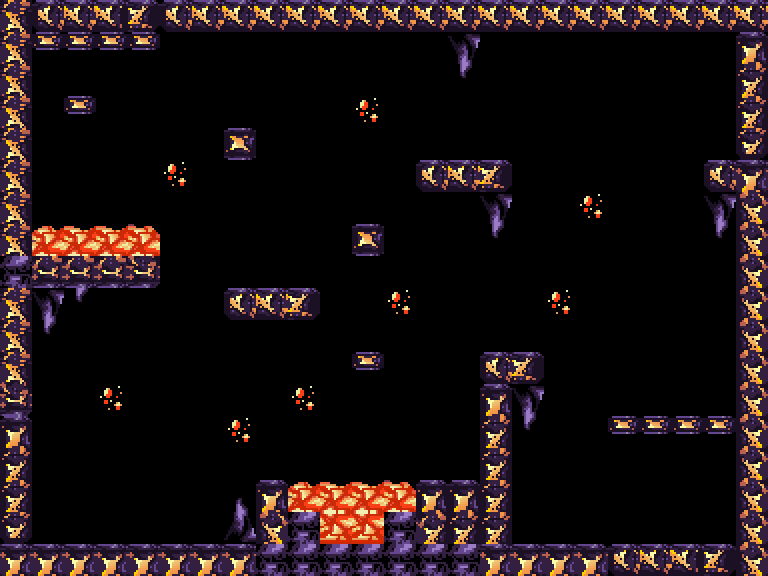

Tiled map render using the project's own tile images. Description and the whole map definition, tile-layer contents included, below:
An orthogonal 24x18 tile map with 32x32 px tiles, 8 tile layers (decor, blocks, hazards, platforms, ...) and 14 objects (7x saw, 2x red, playerSpawn, playerSpawnLeft, playerSpawnUp, ...).

<map version="1.5" tiledversion="1.6.0" orientation="orthogonal" renderorder="right-down" width="24" height="18" tilewidth="32" tileheight="32" infinite="0" nextlayerid="12" nextobjectid="16">
 <editorsettings>
  <export target="lavaUpRightDownLeftHard.json" format="json" />
 </editorsettings>
 <tileset firstgid="1" name="lavaTileset" tilewidth="32" tileheight="32" tilecount="196" columns="14">
  <image source="lavaTileset.png" width="448" height="448" />
  <tile id="0">
   <properties>
    <property name="collides" type="bool" value="true" />
   </properties>
  </tile>
  <tile id="1">
   <properties>
    <property name="collides" type="bool" value="true" />
   </properties>
  </tile>
  <tile id="2">
   <properties>
    <property name="collides" type="bool" value="true" />
   </properties>
  </tile>
  <tile id="3">
   <properties>
    <property name="collides" type="bool" value="true" />
   </properties>
  </tile>
  <tile id="4">
   <properties>
    <property name="collides" type="bool" value="true" />
   </properties>
  </tile>
  <tile id="5">
   <properties>
    <property name="collides" type="bool" value="false" />
   </properties>
  </tile>
  <tile id="6">
   <properties>
    <property name="collides" type="bool" value="false" />
   </properties>
  </tile>
  <tile id="7">
   <properties>
    <property name="collides" type="bool" value="false" />
   </properties>
  </tile>
  <tile id="8">
   <properties>
    <property name="collides" type="bool" value="false" />
   </properties>
  </tile>
  <tile id="9">
   <properties>
    <property name="collides" type="bool" value="false" />
   </properties>
  </tile>
  <tile id="14">
   <properties>
    <property name="collides" type="bool" value="true" />
   </properties>
  </tile>
  <tile id="15">
   <properties>
    <property name="collides" type="bool" value="true" />
   </properties>
  </tile>
  <tile id="16">
   <properties>
    <property name="collides" type="bool" value="true" />
   </properties>
  </tile>
  <tile id="17">
   <properties>
    <property name="collides" type="bool" value="true" />
   </properties>
  </tile>
  <tile id="18">
   <properties>
    <property name="collides" type="bool" value="true" />
   </properties>
  </tile>
  <tile id="19">
   <properties>
    <property name="collides" type="bool" value="false" />
   </properties>
  </tile>
  <tile id="20">
   <properties>
    <property name="collides" type="bool" value="true" />
   </properties>
  </tile>
  <tile id="21">
   <properties>
    <property name="collides" type="bool" value="true" />
   </properties>
  </tile>
  <tile id="22">
   <properties>
    <property name="collides" type="bool" value="true" />
   </properties>
  </tile>
  <tile id="23">
   <properties>
    <property name="collides" type="bool" value="false" />
   </properties>
  </tile>
  <tile id="28">
   <properties>
    <property name="collides" type="bool" value="true" />
   </properties>
  </tile>
  <tile id="29">
   <properties>
    <property name="collides" type="bool" value="true" />
   </properties>
  </tile>
  <tile id="30">
   <properties>
    <property name="collides" type="bool" value="true" />
   </properties>
  </tile>
  <tile id="31">
   <properties>
    <property name="collides" type="bool" value="true" />
   </properties>
  </tile>
  <tile id="32">
   <properties>
    <property name="collides" type="bool" value="true" />
   </properties>
  </tile>
  <tile id="33">
   <properties>
    <property name="collides" type="bool" value="false" />
   </properties>
  </tile>
  <tile id="34">
   <properties>
    <property name="collides" type="bool" value="true" />
   </properties>
  </tile>
  <tile id="35">
   <properties>
    <property name="collides" type="bool" value="true" />
   </properties>
  </tile>
  <tile id="36">
   <properties>
    <property name="collides" type="bool" value="true" />
   </properties>
  </tile>
  <tile id="37">
   <properties>
    <property name="collides" type="bool" value="false" />
   </properties>
  </tile>
  <tile id="42">
   <properties>
    <property name="collides" type="bool" value="true" />
   </properties>
  </tile>
  <tile id="43">
   <properties>
    <property name="collides" type="bool" value="true" />
   </properties>
  </tile>
  <tile id="44">
   <properties>
    <property name="collides" type="bool" value="true" />
   </properties>
  </tile>
  <tile id="45">
   <properties>
    <property name="collides" type="bool" value="true" />
   </properties>
  </tile>
  <tile id="46">
   <properties>
    <property name="collides" type="bool" value="true" />
   </properties>
  </tile>
  <tile id="47">
   <properties>
    <property name="collides" type="bool" value="false" />
   </properties>
  </tile>
  <tile id="48">
   <properties>
    <property name="collides" type="bool" value="false" />
   </properties>
  </tile>
  <tile id="49">
   <properties>
    <property name="collides" type="bool" value="false" />
   </properties>
  </tile>
  <tile id="50">
   <properties>
    <property name="collides" type="bool" value="false" />
   </properties>
  </tile>
  <tile id="51">
   <properties>
    <property name="collides" type="bool" value="false" />
   </properties>
  </tile>
  <tile id="56">
   <properties>
    <property name="collides" type="bool" value="true" />
   </properties>
  </tile>
  <tile id="57">
   <properties>
    <property name="collides" type="bool" value="true" />
   </properties>
  </tile>
  <tile id="58">
   <properties>
    <property name="collides" type="bool" value="true" />
   </properties>
  </tile>
  <tile id="59">
   <properties>
    <property name="collides" type="bool" value="true" />
   </properties>
  </tile>
  <tile id="60">
   <properties>
    <property name="collides" type="bool" value="true" />
   </properties>
  </tile>
  <tile id="61">
   <properties>
    <property name="collides" type="bool" value="false" />
   </properties>
  </tile>
  <tile id="62">
   <properties>
    <property name="collides" type="bool" value="true" />
   </properties>
  </tile>
  <tile id="63">
   <properties>
    <property name="collides" type="bool" value="true" />
   </properties>
  </tile>
  <tile id="64">
   <properties>
    <property name="collides" type="bool" value="false" />
   </properties>
  </tile>
  <tile id="70">
   <properties>
    <property name="collides" type="bool" value="true" />
   </properties>
  </tile>
  <tile id="71">
   <properties>
    <property name="collides" type="bool" value="true" />
   </properties>
  </tile>
  <tile id="72">
   <properties>
    <property name="collides" type="bool" value="true" />
   </properties>
  </tile>
  <tile id="73">
   <properties>
    <property name="collides" type="bool" value="false" />
   </properties>
  </tile>
  <tile id="74">
   <properties>
    <property name="collides" type="bool" value="false" />
   </properties>
  </tile>
  <tile id="75">
   <properties>
    <property name="collides" type="bool" value="false" />
   </properties>
  </tile>
  <tile id="76">
   <properties>
    <property name="collides" type="bool" value="true" />
   </properties>
  </tile>
  <tile id="77">
   <properties>
    <property name="collides" type="bool" value="true" />
   </properties>
  </tile>
  <tile id="78">
   <properties>
    <property name="collides" type="bool" value="false" />
   </properties>
  </tile>
  <tile id="79">
   <properties>
    <property name="collides" type="bool" value="false" />
   </properties>
  </tile>
  <tile id="84">
   <properties>
    <property name="collides" type="bool" value="false" />
   </properties>
  </tile>
  <tile id="85">
   <properties>
    <property name="collides" type="bool" value="false" />
   </properties>
  </tile>
  <tile id="86">
   <properties>
    <property name="collides" type="bool" value="false" />
   </properties>
  </tile>
  <tile id="87">
   <properties>
    <property name="collides" type="bool" value="false" />
   </properties>
  </tile>
  <tile id="88">
   <properties>
    <property name="collides" type="bool" value="false" />
   </properties>
  </tile>
  <tile id="89">
   <properties>
    <property name="collides" type="bool" value="false" />
   </properties>
  </tile>
  <tile id="90">
   <properties>
    <property name="collides" type="bool" value="false" />
   </properties>
  </tile>
  <tile id="91">
   <properties>
    <property name="collides" type="bool" value="false" />
   </properties>
  </tile>
  <tile id="92">
   <properties>
    <property name="collides" type="bool" value="false" />
   </properties>
  </tile>
  <tile id="93">
   <properties>
    <property name="collides" type="bool" value="false" />
   </properties>
  </tile>
 </tileset>
 <layer id="11" name="decor" width="24" height="18">
  <data encoding="csv">
0,0,0,0,0,0,0,0,0,0,0,0,0,0,0,0,0,0,0,0,0,0,0,0,
0,0,0,0,0,0,0,0,0,0,0,0,0,0,64,0,0,0,0,0,0,0,0,0,
0,0,0,0,0,0,0,0,0,0,0,0,0,0,78,0,0,0,0,0,0,0,0,0,
0,0,0,0,0,0,0,0,0,0,0,66,0,0,0,0,0,0,0,0,0,0,0,0,
0,0,0,0,0,0,0,0,0,0,0,0,0,0,0,0,0,0,0,0,0,0,0,0,
0,0,0,0,0,66,0,0,0,0,0,0,0,0,0,0,0,0,0,0,0,0,0,0,
0,0,0,0,0,0,0,0,0,0,0,0,0,0,0,64,0,0,66,0,0,0,64,0,
0,0,0,0,0,0,0,0,0,0,0,0,0,0,0,78,0,0,0,0,0,0,78,0,
0,0,0,0,0,0,0,0,0,0,0,0,0,0,0,0,0,0,0,0,0,0,0,0,
0,64,78,0,0,0,0,0,0,0,0,0,66,0,0,0,0,66,0,0,0,0,0,0,
0,78,0,0,0,0,0,0,0,0,0,0,0,0,0,0,0,0,0,0,0,0,0,0,
0,0,0,0,0,0,0,0,0,0,0,0,0,0,0,0,0,0,0,0,0,0,0,0,
0,0,0,66,0,0,0,0,0,66,0,0,0,0,0,0,64,0,0,0,0,0,0,0,
0,0,0,0,0,0,0,66,0,0,0,0,0,0,0,0,78,0,0,0,0,0,0,0,
0,0,0,0,0,0,0,0,0,0,0,0,0,0,0,0,0,0,0,0,0,0,0,0,
0,0,0,0,0,0,0,63,0,0,0,0,0,0,0,0,0,0,0,0,0,0,0,0,
0,0,0,0,0,0,0,77,0,0,0,0,0,0,0,0,0,0,0,0,0,0,0,0,
0,0,0,0,0,0,0,0,0,0,0,0,0,0,0,0,0,0,0,0,0,0,0,0
</data>
 </layer>
 <layer id="1" name="blocks" width="24" height="18">
  <properties>
   <property name="collides" type="bool" value="true" />
  </properties>
  <data encoding="csv">
32,0,0,0,0,57,58,58,58,58,58,58,58,58,58,58,58,58,58,58,58,58,58,58,
32,0,0,0,0,0,0,0,0,0,0,0,0,0,0,0,0,0,0,0,0,0,0,0,
32,0,0,0,0,0,0,0,0,0,0,0,0,0,0,0,0,0,0,0,0,0,0,0,
32,0,0,0,0,0,0,0,0,0,0,0,0,0,0,0,0,0,0,0,0,0,0,0,
32,0,0,0,0,0,0,61,0,0,0,0,0,0,0,0,0,0,0,0,0,0,0,0,
32,0,0,0,0,0,0,0,0,0,0,0,0,57,58,60,0,0,0,0,0,0,57,2,
32,0,0,0,0,0,0,0,0,0,0,0,0,0,0,0,0,0,0,0,0,0,0,15,
32,0,0,0,0,0,0,0,0,0,0,61,0,0,0,0,0,0,0,0,0,0,0,15,
16,44,44,44,46,0,0,0,0,0,0,0,0,0,0,0,0,0,0,0,0,0,0,15,
32,0,0,0,0,0,0,57,58,60,0,0,0,0,0,0,0,0,0,0,0,0,0,15,
32,0,0,0,0,0,0,0,0,0,0,0,0,0,0,0,0,0,0,0,0,0,0,15,
32,0,0,0,0,0,0,0,0,0,0,0,0,0,0,57,60,0,0,0,0,0,0,15,
46,0,0,0,0,0,0,0,0,0,0,0,0,0,0,5,0,0,0,0,0,0,0,15,
0,0,0,0,0,0,0,0,0,0,0,0,0,0,0,19,0,0,0,0,0,0,0,15,
0,0,0,0,0,0,0,0,0,0,0,0,0,0,0,19,0,0,0,0,0,0,0,15,
0,0,0,0,0,0,0,0,5,0,0,0,0,5,5,19,0,0,0,0,0,0,0,15,
0,0,0,0,0,0,0,0,15,17,0,0,16,18,19,19,0,0,0,0,0,0,0,15,
2,2,2,2,2,2,2,2,16,16,16,16,16,16,17,2,2,3,4,0,0,0,0,15
</data>
 </layer>
 <layer id="8" name="hazards" width="24" height="18">
  <properties>
   <property name="collides" type="bool" value="true" />
  </properties>
  <data encoding="csv">
0,0,0,0,0,0,0,0,0,0,0,0,0,0,0,0,0,0,0,0,0,0,0,0,
0,0,0,0,0,0,0,0,0,0,0,0,0,0,0,0,0,0,0,0,0,0,0,0,
0,0,0,0,0,0,0,0,0,0,0,0,0,0,0,0,0,0,0,0,0,0,0,0,
0,0,0,0,0,0,0,0,0,0,0,0,0,0,0,0,0,0,0,0,0,0,0,0,
0,0,0,0,0,0,0,0,0,0,0,0,0,0,0,0,0,0,0,0,0,0,0,0,
0,0,0,0,0,0,0,0,0,0,0,0,0,0,0,0,0,0,0,0,0,0,0,0,
0,0,0,0,0,0,0,0,0,0,0,0,0,0,0,0,0,0,0,0,0,0,0,0,
0,21,22,22,23,0,0,0,0,0,0,0,0,0,0,0,0,0,0,0,0,0,0,0,
0,0,0,0,0,0,0,0,0,0,0,0,0,0,0,0,0,0,0,0,0,0,0,0,
0,0,0,0,0,0,0,0,0,0,0,0,0,0,0,0,0,0,0,0,0,0,0,0,
0,0,0,0,0,0,0,0,0,0,0,0,0,0,0,0,0,0,0,0,0,0,0,0,
0,0,0,0,0,0,0,0,0,0,0,0,0,0,0,0,0,0,0,0,0,0,0,0,
0,0,0,0,0,0,0,0,0,0,0,0,0,0,0,0,0,0,0,0,0,0,0,0,
0,0,0,0,0,0,0,0,0,0,0,0,0,0,0,0,0,0,0,0,0,0,0,0,
0,0,0,0,0,0,0,0,0,0,0,0,0,0,0,0,0,0,0,0,0,0,0,0,
0,0,0,0,0,0,0,0,0,21,22,22,23,0,0,0,0,0,0,0,0,0,0,0,
0,0,0,0,0,0,0,0,0,0,37,37,0,0,0,0,0,0,0,0,0,0,0,0,
0,0,0,0,0,0,0,0,0,0,0,0,0,0,0,0,0,0,0,0,0,0,0,0
</data>
 </layer>
 <layer id="2" name="platforms" width="24" height="18">
  <properties>
   <property name="collides" type="bool" value="true" />
  </properties>
  <data encoding="csv">
0,0,0,0,0,0,0,0,0,0,0,0,0,0,0,0,0,0,0,0,0,0,0,0,
0,71,71,71,71,0,0,0,0,0,0,0,0,0,0,0,0,0,0,0,0,0,0,0,
0,0,0,0,0,0,0,0,0,0,0,0,0,0,0,0,0,0,0,0,0,0,0,0,
0,0,72,0,0,0,0,0,0,0,0,0,0,0,0,0,0,0,0,0,0,0,0,0,
0,0,0,0,0,0,0,0,0,0,0,0,0,0,0,0,0,0,0,0,0,0,0,0,
0,0,0,0,0,0,0,0,0,0,0,0,0,0,0,0,0,0,0,0,0,0,0,0,
0,0,0,0,0,0,0,0,0,0,0,0,0,0,0,0,0,0,0,0,0,0,0,0,
0,0,0,0,0,0,0,0,0,0,0,0,0,0,0,0,0,0,0,0,0,0,0,0,
0,0,0,0,0,0,0,0,0,0,0,0,0,0,0,0,0,0,0,0,0,0,0,0,
0,0,0,0,0,0,0,0,0,0,0,0,0,0,0,0,0,0,0,0,0,0,0,0,
0,0,0,0,0,0,0,0,0,0,0,0,0,0,0,0,0,0,0,0,0,0,0,0,
0,0,0,0,0,0,0,0,0,0,0,72,0,0,0,0,0,0,0,0,0,0,0,0,
0,0,0,0,0,0,0,0,0,0,0,0,0,0,0,0,0,0,0,0,0,0,0,0,
0,0,0,0,0,0,0,0,0,0,0,0,0,0,0,0,0,0,0,71,71,71,71,0,
0,0,0,0,0,0,0,0,0,0,0,0,0,0,0,0,0,0,0,0,0,0,0,0,
0,0,0,0,0,0,0,0,0,0,0,0,0,0,0,0,0,0,0,0,0,0,0,0,
0,0,0,0,0,0,0,0,0,0,0,0,0,0,0,0,0,0,0,0,0,0,0,0,
0,0,0,0,0,0,0,0,0,0,0,0,0,0,0,0,0,0,0,71,71,71,71,0
</data>
 </layer>
 <layer id="3" name="upDoor" width="24" height="18">
  <properties>
   <property name="collides" type="bool" value="true" />
  </properties>
  <data encoding="csv">
0,57,58,59,60,0,0,0,0,0,0,0,0,0,0,0,0,0,0,0,0,0,0,0,
0,0,0,0,0,0,0,0,0,0,0,0,0,0,0,0,0,0,0,0,0,0,0,0,
0,0,0,0,0,0,0,0,0,0,0,0,0,0,0,0,0,0,0,0,0,0,0,0,
0,0,0,0,0,0,0,0,0,0,0,0,0,0,0,0,0,0,0,0,0,0,0,0,
0,0,0,0,0,0,0,0,0,0,0,0,0,0,0,0,0,0,0,0,0,0,0,0,
0,0,0,0,0,0,0,0,0,0,0,0,0,0,0,0,0,0,0,0,0,0,0,0,
0,0,0,0,0,0,0,0,0,0,0,0,0,0,0,0,0,0,0,0,0,0,0,0,
0,0,0,0,0,0,0,0,0,0,0,0,0,0,0,0,0,0,0,0,0,0,0,0,
0,0,0,0,0,0,0,0,0,0,0,0,0,0,0,0,0,0,0,0,0,0,0,0,
0,0,0,0,0,0,0,0,0,0,0,0,0,0,0,0,0,0,0,0,0,0,0,0,
0,0,0,0,0,0,0,0,0,0,0,0,0,0,0,0,0,0,0,0,0,0,0,0,
0,0,0,0,0,0,0,0,0,0,0,0,0,0,0,0,0,0,0,0,0,0,0,0,
0,0,0,0,0,0,0,0,0,0,0,0,0,0,0,0,0,0,0,0,0,0,0,0,
0,0,0,0,0,0,0,0,0,0,0,0,0,0,0,0,0,0,0,0,0,0,0,0,
0,0,0,0,0,0,0,0,0,0,0,0,0,0,0,0,0,0,0,0,0,0,0,0,
0,0,0,0,0,0,0,0,0,0,0,0,0,0,0,0,0,0,0,0,0,0,0,0,
0,0,0,0,0,0,0,0,0,0,0,0,0,0,0,0,0,0,0,0,0,0,0,0,
0,0,0,0,0,0,0,0,0,0,0,0,0,0,0,0,0,0,0,0,0,0,0,0
</data>
 </layer>
 <layer id="4" name="rightDoor" width="24" height="18">
  <properties>
   <property name="collides" type="bool" value="true" />
  </properties>
  <data encoding="csv">
0,0,0,0,0,0,0,0,0,0,0,0,0,0,0,0,0,0,0,0,0,0,0,0,
0,0,0,0,0,0,0,0,0,0,0,0,0,0,0,0,0,0,0,0,0,0,0,5,
0,0,0,0,0,0,0,0,0,0,0,0,0,0,0,0,0,0,0,0,0,0,0,19,
0,0,0,0,0,0,0,0,0,0,0,0,0,0,0,0,0,0,0,0,0,0,0,33,
0,0,0,0,0,0,0,0,0,0,0,0,0,0,0,0,0,0,0,0,0,0,0,47,
0,0,0,0,0,0,0,0,0,0,0,0,0,0,0,0,0,0,0,0,0,0,0,0,
0,0,0,0,0,0,0,0,0,0,0,0,0,0,0,0,0,0,0,0,0,0,0,0,
0,0,0,0,0,0,0,0,0,0,0,0,0,0,0,0,0,0,0,0,0,0,0,0,
0,0,0,0,0,0,0,0,0,0,0,0,0,0,0,0,0,0,0,0,0,0,0,0,
0,0,0,0,0,0,0,0,0,0,0,0,0,0,0,0,0,0,0,0,0,0,0,0,
0,0,0,0,0,0,0,0,0,0,0,0,0,0,0,0,0,0,0,0,0,0,0,0,
0,0,0,0,0,0,0,0,0,0,0,0,0,0,0,0,0,0,0,0,0,0,0,0,
0,0,0,0,0,0,0,0,0,0,0,0,0,0,0,0,0,0,0,0,0,0,0,0,
0,0,0,0,0,0,0,0,0,0,0,0,0,0,0,0,0,0,0,0,0,0,0,0,
0,0,0,0,0,0,0,0,0,0,0,0,0,0,0,0,0,0,0,0,0,0,0,0,
0,0,0,0,0,0,0,0,0,0,0,0,0,0,0,0,0,0,0,0,0,0,0,0,
0,0,0,0,0,0,0,0,0,0,0,0,0,0,0,0,0,0,0,0,0,0,0,0,
0,0,0,0,0,0,0,0,0,0,0,0,0,0,0,0,0,0,0,0,0,0,0,0
</data>
 </layer>
 <layer id="5" name="downDoor" width="24" height="18">
  <properties>
   <property name="collides" type="bool" value="true" />
  </properties>
  <data encoding="csv">
0,0,0,0,0,0,0,0,0,0,0,0,0,0,0,0,0,0,0,0,0,0,0,0,
0,0,0,0,0,0,0,0,0,0,0,0,0,0,0,0,0,0,0,0,0,0,0,0,
0,0,0,0,0,0,0,0,0,0,0,0,0,0,0,0,0,0,0,0,0,0,0,0,
0,0,0,0,0,0,0,0,0,0,0,0,0,0,0,0,0,0,0,0,0,0,0,0,
0,0,0,0,0,0,0,0,0,0,0,0,0,0,0,0,0,0,0,0,0,0,0,0,
0,0,0,0,0,0,0,0,0,0,0,0,0,0,0,0,0,0,0,0,0,0,0,0,
0,0,0,0,0,0,0,0,0,0,0,0,0,0,0,0,0,0,0,0,0,0,0,0,
0,0,0,0,0,0,0,0,0,0,0,0,0,0,0,0,0,0,0,0,0,0,0,0,
0,0,0,0,0,0,0,0,0,0,0,0,0,0,0,0,0,0,0,0,0,0,0,0,
0,0,0,0,0,0,0,0,0,0,0,0,0,0,0,0,0,0,0,0,0,0,0,0,
0,0,0,0,0,0,0,0,0,0,0,0,0,0,0,0,0,0,0,0,0,0,0,0,
0,0,0,0,0,0,0,0,0,0,0,0,0,0,0,0,0,0,0,0,0,0,0,0,
0,0,0,0,0,0,0,0,0,0,0,0,0,0,0,0,0,0,0,0,0,0,0,0,
0,0,0,0,0,0,0,0,0,0,0,0,0,0,0,0,0,0,0,0,0,0,0,0,
0,0,0,0,0,0,0,0,0,0,0,0,0,0,0,0,0,0,0,0,0,0,0,0,
0,0,0,0,0,0,0,0,0,0,0,0,0,0,0,0,0,0,0,0,0,0,0,0,
0,0,0,0,0,0,0,0,0,0,0,0,0,0,0,0,0,0,0,0,0,0,0,0,
0,0,0,0,0,0,0,0,0,0,0,0,0,0,0,0,0,0,0,57,58,59,60,0
</data>
 </layer>
 <layer id="6" name="leftDoor" width="24" height="18">
  <properties>
   <property name="collides" type="bool" value="true" />
  </properties>
  <data encoding="csv">
0,0,0,0,0,0,0,0,0,0,0,0,0,0,0,0,0,0,0,0,0,0,0,0,
0,0,0,0,0,0,0,0,0,0,0,0,0,0,0,0,0,0,0,0,0,0,0,0,
0,0,0,0,0,0,0,0,0,0,0,0,0,0,0,0,0,0,0,0,0,0,0,0,
0,0,0,0,0,0,0,0,0,0,0,0,0,0,0,0,0,0,0,0,0,0,0,0,
0,0,0,0,0,0,0,0,0,0,0,0,0,0,0,0,0,0,0,0,0,0,0,0,
0,0,0,0,0,0,0,0,0,0,0,0,0,0,0,0,0,0,0,0,0,0,0,0,
0,0,0,0,0,0,0,0,0,0,0,0,0,0,0,0,0,0,0,0,0,0,0,0,
0,0,0,0,0,0,0,0,0,0,0,0,0,0,0,0,0,0,0,0,0,0,0,0,
0,0,0,0,0,0,0,0,0,0,0,0,0,0,0,0,0,0,0,0,0,0,0,0,
0,0,0,0,0,0,0,0,0,0,0,0,0,0,0,0,0,0,0,0,0,0,0,0,
0,0,0,0,0,0,0,0,0,0,0,0,0,0,0,0,0,0,0,0,0,0,0,0,
0,0,0,0,0,0,0,0,0,0,0,0,0,0,0,0,0,0,0,0,0,0,0,0,
0,0,0,0,0,0,0,0,0,0,0,0,0,0,0,0,0,0,0,0,0,0,0,0,
5,0,0,0,0,0,0,0,0,0,0,0,0,0,0,0,0,0,0,0,0,0,0,0,
19,0,0,0,0,0,0,0,0,0,0,0,0,0,0,0,0,0,0,0,0,0,0,0,
33,0,0,0,0,0,0,0,0,0,0,0,0,0,0,0,0,0,0,0,0,0,0,0,
47,0,0,0,0,0,0,0,0,0,0,0,0,0,0,0,0,0,0,0,0,0,0,0,
0,0,0,0,0,0,0,0,0,0,0,0,0,0,0,0,0,0,0,0,0,0,0,0
</data>
 </layer>
 <objectgroup id="7" name="playerSpawns">
  <object id="1" name="playerSpawn" x="64" y="512">
   <point />
  </object>
  <object id="2" name="playerSpawnLeft" x="0" y="512">
   <point />
  </object>
  <object id="3" name="playerSpawnUp" x="64" y="0">
   <point />
  </object>
  <object id="4" name="playerSpawnRight" x="736" y="128">
   <point />
  </object>
  <object id="5" name="playerSpawnDown" x="640" y="544">
   <point />
  </object>
 </objectgroup>
 <objectgroup id="10" name="enemySpawns">
  <object id="7" name="saw" x="528" y="272">
   <polygon points="0,0 -64,0 -64,96 -128,96 -128,0 -288,0 -288,-32 -192,-32 -192,-128 -256,-128 -256,-160 -320,-160 -320,-96 -128,-96 -128,-160 -64,-160 -64,-128 32,-128 32,-96 96,-96 96,-160 128,-160 128,-96 160,-96 160,128 128,128 128,64 96,64 64,64 32,64 32,0" />
  </object>
  <object id="8" name="red" x="416" y="128">
   <polyline points="0,0 64,0" />
  </object>
  <object id="9" name="red" x="480" y="320">
   <polyline points="0,0 32,0" />
  </object>
  <object id="10" name="saw" x="80" y="368" width="160" height="160">
   <ellipse />
  </object>
  <object id="11" name="saw" x="112" y="400" width="96" height="96">
   <ellipse />
  </object>
  <object id="12" name="saw" x="208" y="208">
   <polyline points="0,0 128,0" />
  </object>
  <object id="13" name="saw" x="528" y="176">
   <polyline points="0,0 160,0" />
  </object>
  <object id="14" name="saw" x="432" y="240">
   <polyline points="0,0 0,64 -32,96 32,160 0,192 0,224" />
  </object>
  <object id="15" name="saw" x="592" y="272" width="128" height="128">
   <ellipse />
  </object>
 </objectgroup>
</map>
